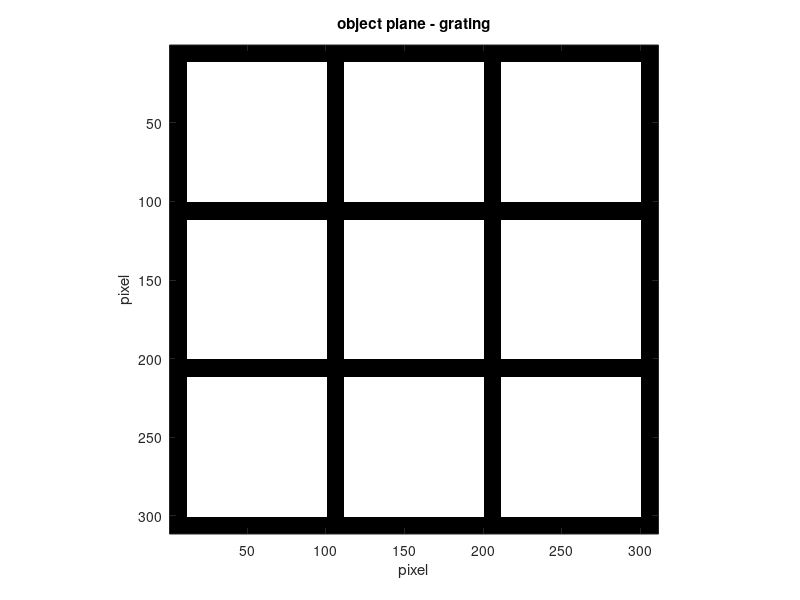
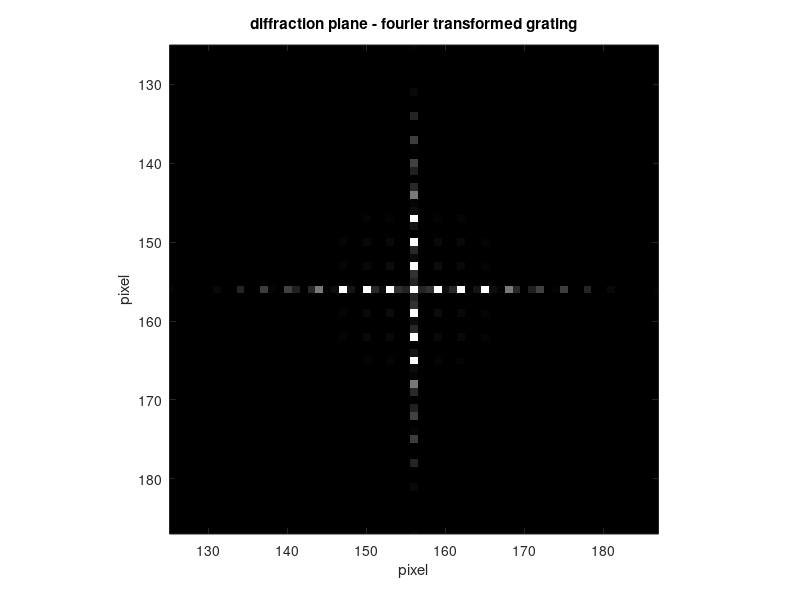
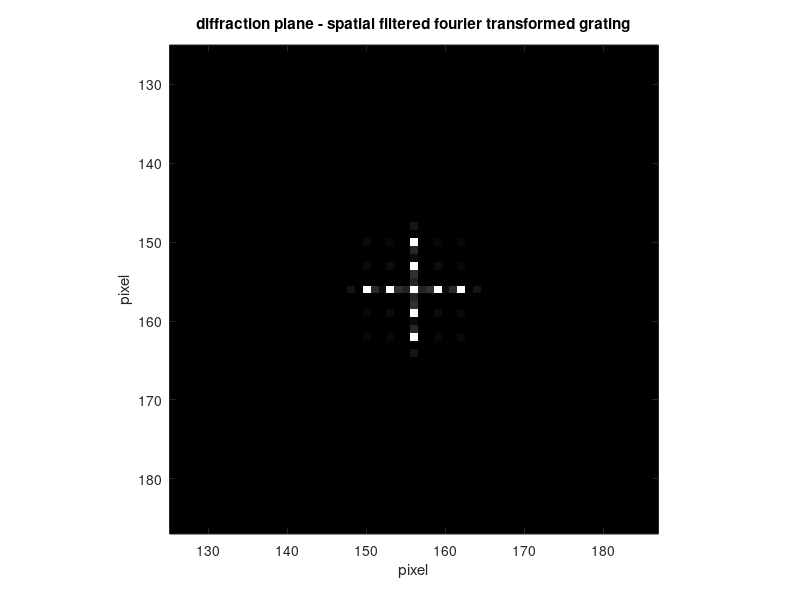
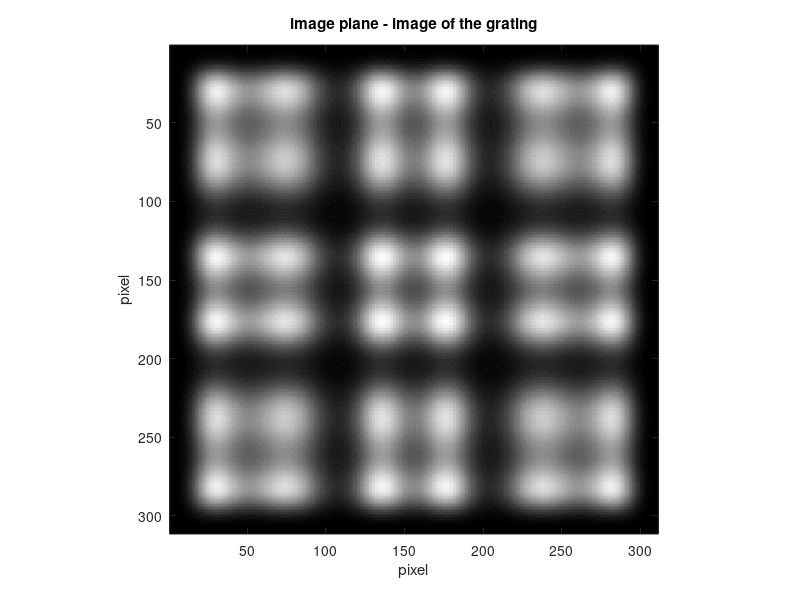

These charts were generated, in order, by the following MATLAB code:
%% Parameters
% grating period in pixel
gp = 100;
% width of grating element in pixel
we = 10;
% number of grating elements in one dimension
ne = 4;

% grayscale factor for plot of the fourier transformed grating 
gf = 100;
% zoom factor for plot of the fourier transformed grating
zf = 5;

% halfwidth of the slit aperture used for spatial filtering in pixel
hsw = 3;

%% setting up the grating as matrix and plot of the grating

% number of pixels in one dimension
px = gp * ( ne - 1 ) + we;
% center position
cp = px/2 + 1;

grating = ones( px );
for z = 0 : ( ne - 1 )
    ma = z * gp + 1 ;
    mb = z * gp + 1 + we;
    grating( ma : mb, : ) = 0;
    grating( :, ma : mb ) = 0;
end

figure;
imagesc( abs( grating ).^2 );
title( 'object plane - grating' );
colormap( gray );
axis image;
xlabel( 'pixel' );
ylabel( 'pixel' );

%% Fourier transform of the grating and plot of the resulting 
% diffraction image

fourgrat = fftshift( fft2( grating ) );

figure;
% maximum value
mv = max( max( abs( fourgrat ) ) )^2;
imagesc( abs( fourgrat ).^2, [ 0 mv/gf ]);
title('diffraction plane - fourier transformed grating');
axis image;
axis( [ cp-px/(2*zf) cp+px/(2*zf) cp-px/(2*zf) cp+px/(2*zf) ] );
colormap( gray );
xlabel( 'pixel' );
ylabel( 'pixel' );

%% spatial filtering and plot of the resulting diffraction image

fourgrat( 1 : cp - 3*hsw, : ) = 0;
fourgrat( cp + 3*hsw : px, : ) = 0;
fourgrat( :, 1 : cp - 3*hsw) = 0;
fourgrat( :, cp + 3*hsw : px ) = 0;


figure;
imagesc( abs( fourgrat ).^2, [ 0 mv/gf ]);
title('diffraction plane - spatial filtered fourier transformed grating');
axis image;
axis( [ cp-px/(2*zf) cp+px/(2*zf) cp-px/(2*zf) cp+px/(2*zf) ] );
colormap( gray );
xlabel( 'pixel' );
ylabel( 'pixel' );

%% Inverse fourier transform and plot of the resulting image

btrgrating = ifft2( fourgrat );

figure;
imagesc( abs( btrgrating ).^2 );
title( 'image plane - image of the grating' );
colormap( gray );
axis image;
xlabel( 'pixel' );
ylabel( 'pixel' );
